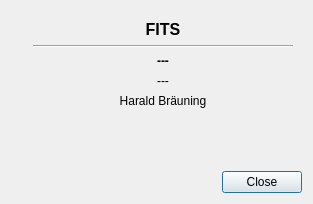
<?xml version="1.0" encoding="UTF-8"?>
<ui version="4.0">
 <class>AboutDialog</class>
 <widget class="QDialog" name="AboutDialog">
  <property name="geometry">
   <rect>
    <x>0</x>
    <y>0</y>
    <width>313</width>
    <height>204</height>
   </rect>
  </property>
  <property name="windowTitle">
   <string>Dialog</string>
  </property>
  <layout class="QVBoxLayout" name="verticalLayout">
   <item>
    <widget class="QWidget" name="widget" native="true">
     <layout class="QGridLayout" name="gridLayout_2">
      <item row="2" column="1">
       <widget class="QLabel" name="versionLabel">
        <property name="font">
         <font>
          <bold>true</bold>
         </font>
        </property>
        <property name="text">
         <string>---</string>
        </property>
        <property name="alignment">
         <set>Qt::AlignCenter</set>
        </property>
       </widget>
      </item>
      <item row="0" column="0" rowspan="7">
       <widget class="QLabel" name="label">
        <property name="sizePolicy">
         <sizepolicy hsizetype="Fixed" vsizetype="Preferred">
          <horstretch>0</horstretch>
          <verstretch>0</verstretch>
         </sizepolicy>
        </property>
        <property name="text">
         <string/>
        </property>
        <property name="pixmap">
         <pixmap resource="../icons.qrc">:/resources/fits.png</pixmap>
        </property>
        <property name="alignment">
         <set>Qt::AlignHCenter|Qt::AlignTop</set>
        </property>
       </widget>
      </item>
      <item row="5" column="1">
       <spacer name="verticalSpacer">
        <property name="orientation">
         <enum>Qt::Vertical</enum>
        </property>
        <property name="sizeHint" stdset="0">
         <size>
          <width>20</width>
          <height>40</height>
         </size>
        </property>
       </spacer>
      </item>
      <item row="3" column="1">
       <widget class="QLabel" name="releaseLabel">
        <property name="text">
         <string>---</string>
        </property>
        <property name="alignment">
         <set>Qt::AlignCenter</set>
        </property>
       </widget>
      </item>
      <item row="0" column="1">
       <widget class="QLabel" name="label_2">
        <property name="font">
         <font>
          <pointsize>12</pointsize>
          <bold>true</bold>
         </font>
        </property>
        <property name="text">
         <string>FITS</string>
        </property>
        <property name="alignment">
         <set>Qt::AlignCenter</set>
        </property>
       </widget>
      </item>
      <item row="6" column="1">
       <widget class="QLabel" name="buildOptionLabel">
        <property name="font">
         <font>
          <family>Courier 10 Pitch</family>
         </font>
        </property>
        <property name="text">
         <string/>
        </property>
       </widget>
      </item>
      <item row="1" column="1">
       <widget class="Line" name="line">
        <property name="orientation">
         <enum>Qt::Horizontal</enum>
        </property>
       </widget>
      </item>
      <item row="4" column="1">
       <widget class="QLabel" name="label_3">
        <property name="text">
         <string>Harald Bräuning</string>
        </property>
        <property name="alignment">
         <set>Qt::AlignCenter</set>
        </property>
       </widget>
      </item>
     </layout>
    </widget>
   </item>
   <item>
    <widget class="QDialogButtonBox" name="buttonBox">
     <property name="orientation">
      <enum>Qt::Horizontal</enum>
     </property>
     <property name="standardButtons">
      <set>QDialogButtonBox::Close</set>
     </property>
    </widget>
   </item>
  </layout>
 </widget>
 <resources>
  <include location="../icons.qrc"/>
 </resources>
 <connections>
  <connection>
   <sender>buttonBox</sender>
   <signal>accepted()</signal>
   <receiver>AboutDialog</receiver>
   <slot>accept()</slot>
   <hints>
    <hint type="sourcelabel">
     <x>248</x>
     <y>254</y>
    </hint>
    <hint type="destinationlabel">
     <x>157</x>
     <y>274</y>
    </hint>
   </hints>
  </connection>
  <connection>
   <sender>buttonBox</sender>
   <signal>rejected()</signal>
   <receiver>AboutDialog</receiver>
   <slot>reject()</slot>
   <hints>
    <hint type="sourcelabel">
     <x>316</x>
     <y>260</y>
    </hint>
    <hint type="destinationlabel">
     <x>286</x>
     <y>274</y>
    </hint>
   </hints>
  </connection>
 </connections>
</ui>
